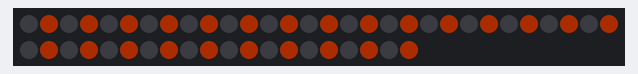
Simulated run of this sketch. Board: Arduino Uno, built with avr-gcc and run on an emulated ATmega328P. Parts: 50 RGB LEDs in strip order, left to right, continuing on the next row. Dim RGB values are drawn brighter than linear.

Above: at 0.15 s.
At 39.56 s:
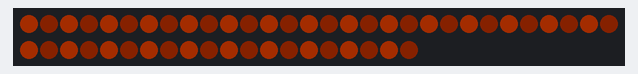

The sketch:

LEDlights.ino
```cpp
#include <FastLED.h>

#define NUM_LEDS 50
#define DATA_PIN 2
#define MAX_BRIGHTNESS 175
#define MIN_BRIGHTNESS 50
#define HUE 20
#define STEP 3

// Globals
CRGB leds[NUM_LEDS];
CHSV colorOrange1(HUE, 255, MAX_BRIGHTNESS);
CHSV colorOrange2(HUE, 255, MIN_BRIGHTNESS);
bool flag1 = true;
bool flag2 = true;


// Sets the settings for beginning (initialization)
void setup()
{
  // Declare the LED chip, pin, the array with the sizeof array
  FastLED.addLeds<WS2811, DATA_PIN>(leds, NUM_LEDS);
  FastLED.setBrightness(MAX_BRIGHTNESS);
}


// Function allows individual LEDs to adjust brightness
void setBrightness1(uint8_t step)
{
  uint8_t brightness = colorOrange1.v;
  if(brightness >= MAX_BRIGHTNESS || !(flag1))
  {
    flag1 = false;
    colorOrange1.v = brightness - step;
  }
  if(brightness <= MIN_BRIGHTNESS || flag1)
  {
    flag1 = true;
    colorOrange1.v = brightness + step;
  }
}

void setBrightness2(uint8_t step)
{
  uint8_t brightness = colorOrange2.v;
  if(brightness >= MAX_BRIGHTNESS || !(flag2))
  {
    flag2 = false;
    colorOrange2.v = brightness - step;
  }
  if(brightness <= MIN_BRIGHTNESS || flag2)
  {
    flag2 = true;
    colorOrange2.v = brightness + step;
  }
}

// Function sets all LEDs brightness
void setIncDecBrightness(uint8_t lum_level)
{
  uint8_t brightness = FastLED.getBrightness();
  if(brightness >= MAX_BRIGHTNESS || !(flag1))
  {
    flag1 = false;
    FastLED.setBrightness(brightness - lum_level);
  }
  if(brightness <= MIN_BRIGHTNESS || flag1)
  {
    flag1 = true;
    FastLED.setBrightness(brightness + lum_level);
  }
}

void setOrangeBrightnessMode()
{
  setIncDecBrightness(1);
  for(int led_index = 1; led_index < NUM_LEDS; led_index++)
  {
    leds[led_index] = CRGB::OrangeRed;
  }
  FastLED.show();
  delay(10);
}

void setOrangeAlternateMode()
{
  for(int led_index = 1; led_index < NUM_LEDS; led_index += 2)
  {
    leds[led_index] = CRGB::OrangeRed;
    leds[led_index - 1] = CRGB::Black;
  }
  FastLED.show();
  delay(2000);
  for(int led_index = 1; led_index < NUM_LEDS; led_index += 2)
  {
    leds[led_index] = CRGB::Black;
    leds[led_index - 1] = CRGB::OrangeRed;
  }
  FastLED.show();
  delay(2000);
}

// Alternates and adjusts brighntess like twinkling stars
void setTwinkle()
{
  setBrightness1(STEP);
  for(int led_index = 1; led_index < NUM_LEDS; led_index += 2)
  {
    leds[led_index] = colorOrange1;
    leds[led_index].fadeLightBy(64);
  }
  FastLED.show();
  delay(10);
  setBrightness2(STEP);
  for(int led_index = 1; led_index < NUM_LEDS; led_index += 2)
  {
    leds[led_index - 1] = colorOrange2;
    leds[led_index - 1].fadeLightBy(64);
  }
  FastLED.show();
  delay(10);
}

void loop()
{
  //setOrangeBrightnessMode();
  //setOrangeAlternateMode();
  setTwinkle();
}
```
